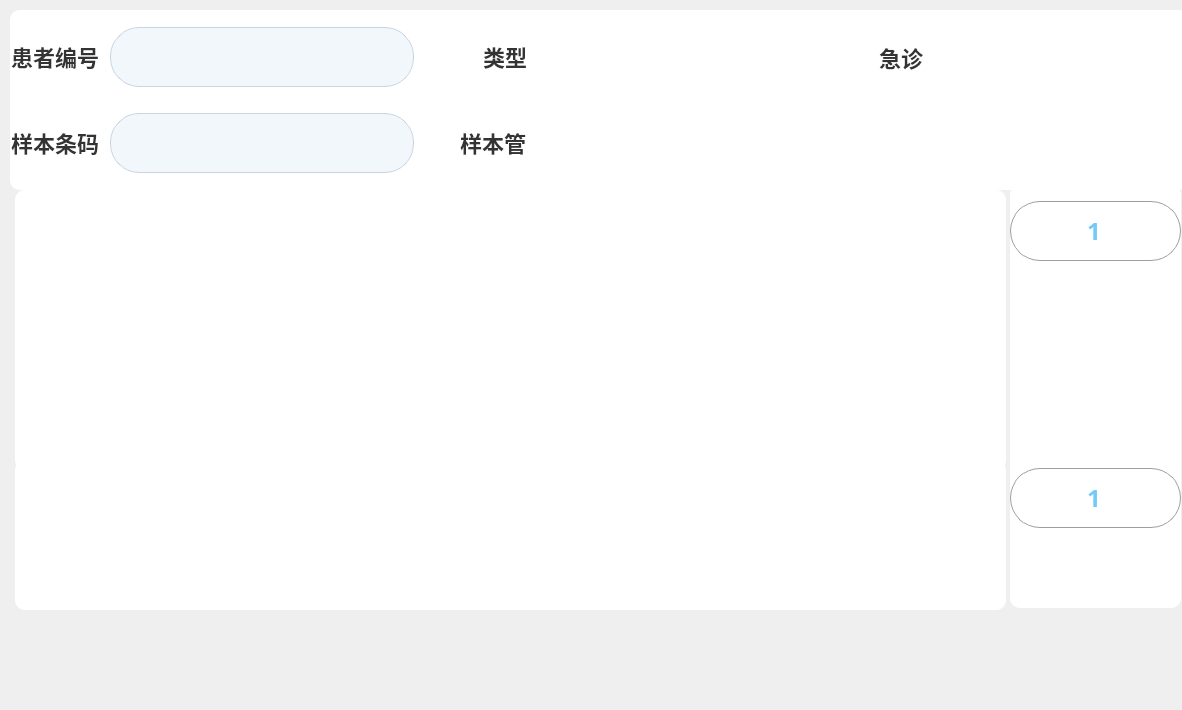
<?xml version="1.0" encoding="UTF-8"?>
<ui version="4.0">
 <class>SampleApplyMain</class>
 <widget class="QWidget" name="SampleApplyMain">
  <property name="geometry">
   <rect>
    <x>0</x>
    <y>0</y>
    <width>1182</width>
    <height>710</height>
   </rect>
  </property>
  <property name="sizePolicy">
   <sizepolicy hsizetype="Fixed" vsizetype="Preferred">
    <horstretch>0</horstretch>
    <verstretch>0</verstretch>
   </sizepolicy>
  </property>
  <property name="minimumSize">
   <size>
    <width>1182</width>
    <height>0</height>
   </size>
  </property>
  <property name="maximumSize">
   <size>
    <width>1182</width>
    <height>16777215</height>
   </size>
  </property>
  <property name="windowTitle">
   <string>Form</string>
  </property>
  <widget class="QWidget" name="widget_up" native="true">
   <property name="geometry">
    <rect>
     <x>10</x>
     <y>10</y>
     <width>1180</width>
     <height>180</height>
    </rect>
   </property>
   <property name="sizePolicy">
    <sizepolicy hsizetype="Fixed" vsizetype="Fixed">
     <horstretch>0</horstretch>
     <verstretch>0</verstretch>
    </sizepolicy>
   </property>
   <property name="minimumSize">
    <size>
     <width>1180</width>
     <height>150</height>
    </size>
   </property>
   <property name="maximumSize">
    <size>
     <width>1180</width>
     <height>180</height>
    </size>
   </property>
   <property name="styleSheet">
    <string notr="true">background: #FFFFFF;
border-radius: 10px;</string>
   </property>
   <layout class="QGridLayout" name="gridLayout">
    <item row="0" column="0">
     <layout class="QVBoxLayout" name="verticalLayout_2">
      <item>
       <layout class="QHBoxLayout" name="horizontalLayout">
        <item>
         <spacer name="horizontalSpacer_6">
          <property name="orientation">
           <enum>Qt::Horizontal</enum>
          </property>
          <property name="sizeType">
           <enum>QSizePolicy::Fixed</enum>
          </property>
          <property name="sizeHint" stdset="0">
           <size>
            <width>1</width>
            <height>20</height>
           </size>
          </property>
         </spacer>
        </item>
        <item>
         <widget class="QLabel" name="lab_num">
          <property name="sizePolicy">
           <sizepolicy hsizetype="Fixed" vsizetype="Fixed">
            <horstretch>0</horstretch>
            <verstretch>0</verstretch>
           </sizepolicy>
          </property>
          <property name="styleSheet">
           <string notr="true">width: 43px;
height: 22px;
font-family: PingFang SC;
font-weight: 500;
font-size: 22px;
color: #333333;
line-height: 35px;</string>
          </property>
          <property name="text">
           <string>患者编号</string>
          </property>
         </widget>
        </item>
        <item>
         <spacer name="horizontalSpacer_9">
          <property name="orientation">
           <enum>Qt::Horizontal</enum>
          </property>
          <property name="sizeType">
           <enum>QSizePolicy::Fixed</enum>
          </property>
          <property name="sizeHint" stdset="0">
           <size>
            <width>5</width>
            <height>20</height>
           </size>
          </property>
         </spacer>
        </item>
        <item>
         <widget class="QLineEdit" name="edit_num">
          <property name="sizePolicy">
           <sizepolicy hsizetype="Fixed" vsizetype="Fixed">
            <horstretch>0</horstretch>
            <verstretch>0</verstretch>
           </sizepolicy>
          </property>
          <property name="styleSheet">
           <string notr="true">width: 302px;
height: 58px;
background: #F2F7FB;
border-radius: 29px;
border: 1px solid rgba(170,189,212,0.6);
font-family: PingFang SC;
font-weight: bold;
font-size: 24px;
color: #333333;
line-height: 35px;</string>
          </property>
         </widget>
        </item>
        <item>
         <spacer name="horizontalSpacer_3">
          <property name="orientation">
           <enum>Qt::Horizontal</enum>
          </property>
          <property name="sizeType">
           <enum>QSizePolicy::Fixed</enum>
          </property>
          <property name="sizeHint" stdset="0">
           <size>
            <width>63</width>
            <height>20</height>
           </size>
          </property>
         </spacer>
        </item>
        <item>
         <widget class="QLabel" name="lab_type">
          <property name="sizePolicy">
           <sizepolicy hsizetype="Fixed" vsizetype="Fixed">
            <horstretch>0</horstretch>
            <verstretch>0</verstretch>
           </sizepolicy>
          </property>
          <property name="styleSheet">
           <string notr="true">width: 42px;
height: 21px;
font-family: PingFang SC;
font-weight: 500;
font-size: 22px;
color: #333333;
line-height: 35px;</string>
          </property>
          <property name="text">
           <string>类型</string>
          </property>
         </widget>
        </item>
        <item>
         <widget class="QWidget" name="widget_type" native="true">
          <property name="sizePolicy">
           <sizepolicy hsizetype="Fixed" vsizetype="Fixed">
            <horstretch>0</horstretch>
            <verstretch>0</verstretch>
           </sizepolicy>
          </property>
          <property name="minimumSize">
           <size>
            <width>300</width>
            <height>80</height>
           </size>
          </property>
          <property name="maximumSize">
           <size>
            <width>300</width>
            <height>80</height>
           </size>
          </property>
         </widget>
        </item>
        <item>
         <spacer name="horizontalSpacer">
          <property name="orientation">
           <enum>Qt::Horizontal</enum>
          </property>
          <property name="sizeType">
           <enum>QSizePolicy::Fixed</enum>
          </property>
          <property name="sizeHint" stdset="0">
           <size>
            <width>40</width>
            <height>20</height>
           </size>
          </property>
         </spacer>
        </item>
        <item>
         <widget class="QLabel" name="label">
          <property name="sizePolicy">
           <sizepolicy hsizetype="Fixed" vsizetype="Fixed">
            <horstretch>0</horstretch>
            <verstretch>0</verstretch>
           </sizepolicy>
          </property>
          <property name="minimumSize">
           <size>
            <width>70</width>
            <height>0</height>
           </size>
          </property>
          <property name="maximumSize">
           <size>
            <width>16777215</width>
            <height>100</height>
           </size>
          </property>
          <property name="font">
           <font>
            <family>PingFang SC</family>
            <pointsize>-1</pointsize>
            <weight>62</weight>
            <bold>true</bold>
           </font>
          </property>
          <property name="styleSheet">
           <string notr="true">width: 43px;
height: 22px;
font-family: PingFang SC;
font-weight: 500;
font-size: 22px;
color: #333333;
line-height: 35px;</string>
          </property>
          <property name="text">
           <string>急诊</string>
          </property>
         </widget>
        </item>
        <item>
         <widget class="QPushButton" name="pushButton_emergency">
          <property name="sizePolicy">
           <sizepolicy hsizetype="Fixed" vsizetype="Fixed">
            <horstretch>0</horstretch>
            <verstretch>0</verstretch>
           </sizepolicy>
          </property>
          <property name="minimumSize">
           <size>
            <width>103</width>
            <height>50</height>
           </size>
          </property>
          <property name="maximumSize">
           <size>
            <width>103</width>
            <height>50</height>
           </size>
          </property>
          <property name="font">
           <font>
            <family>微软雅黑</family>
            <pointsize>14</pointsize>
           </font>
          </property>
          <property name="styleSheet">
           <string notr="true">background-image: url(:/beijing/emergency_none.png);</string>
          </property>
          <property name="text">
           <string/>
          </property>
         </widget>
        </item>
        <item>
         <spacer name="horizontalSpacer_4">
          <property name="orientation">
           <enum>Qt::Horizontal</enum>
          </property>
          <property name="sizeHint" stdset="0">
           <size>
            <width>40</width>
            <height>18</height>
           </size>
          </property>
         </spacer>
        </item>
       </layout>
      </item>
      <item>
       <layout class="QHBoxLayout" name="horizontalLayout_2">
        <item>
         <spacer name="horizontalSpacer_7">
          <property name="orientation">
           <enum>Qt::Horizontal</enum>
          </property>
          <property name="sizeType">
           <enum>QSizePolicy::Fixed</enum>
          </property>
          <property name="sizeHint" stdset="0">
           <size>
            <width>1</width>
            <height>20</height>
           </size>
          </property>
         </spacer>
        </item>
        <item>
         <widget class="QLabel" name="lab_barcode">
          <property name="sizePolicy">
           <sizepolicy hsizetype="Fixed" vsizetype="Fixed">
            <horstretch>0</horstretch>
            <verstretch>0</verstretch>
           </sizepolicy>
          </property>
          <property name="minimumSize">
           <size>
            <width>0</width>
            <height>0</height>
           </size>
          </property>
          <property name="styleSheet">
           <string notr="true">width: 42px;
height: 22px;
font-family: PingFang SC;
font-weight: 500;
font-size: 22px;
color: #333333;
line-height: 35px;</string>
          </property>
          <property name="text">
           <string>样本条码</string>
          </property>
         </widget>
        </item>
        <item>
         <spacer name="horizontalSpacer_10">
          <property name="orientation">
           <enum>Qt::Horizontal</enum>
          </property>
          <property name="sizeType">
           <enum>QSizePolicy::Fixed</enum>
          </property>
          <property name="sizeHint" stdset="0">
           <size>
            <width>5</width>
            <height>20</height>
           </size>
          </property>
         </spacer>
        </item>
        <item>
         <widget class="QLineEdit" name="edit_barcode">
          <property name="sizePolicy">
           <sizepolicy hsizetype="Fixed" vsizetype="Fixed">
            <horstretch>0</horstretch>
            <verstretch>0</verstretch>
           </sizepolicy>
          </property>
          <property name="styleSheet">
           <string notr="true">width: 302px;
height: 58px;
background: #F2F7FB;
border-radius: 29px;
border: 1px solid rgba(170,189,212,0.6);
font-family: PingFang SC;
font-weight: bold;
font-size: 24px;
color: #333333;
line-height: 35px;</string>
          </property>
         </widget>
        </item>
        <item>
         <spacer name="horizontalSpacer_2">
          <property name="orientation">
           <enum>Qt::Horizontal</enum>
          </property>
          <property name="sizeType">
           <enum>QSizePolicy::Fixed</enum>
          </property>
          <property name="sizeHint" stdset="0">
           <size>
            <width>40</width>
            <height>20</height>
           </size>
          </property>
         </spacer>
        </item>
        <item>
         <widget class="QLabel" name="lab_type_2">
          <property name="sizePolicy">
           <sizepolicy hsizetype="Fixed" vsizetype="Fixed">
            <horstretch>0</horstretch>
            <verstretch>0</verstretch>
           </sizepolicy>
          </property>
          <property name="styleSheet">
           <string notr="true">width: 65px;
height: 22px;
font-family: PingFang SC;
font-weight: 500;
font-size: 22px;
color: #333333;
line-height: 35px;</string>
          </property>
          <property name="text">
           <string>样本管</string>
          </property>
         </widget>
        </item>
        <item>
         <widget class="QWidget" name="widget_type_2" native="true">
          <property name="sizePolicy">
           <sizepolicy hsizetype="Fixed" vsizetype="Fixed">
            <horstretch>0</horstretch>
            <verstretch>0</verstretch>
           </sizepolicy>
          </property>
          <property name="minimumSize">
           <size>
            <width>300</width>
            <height>80</height>
           </size>
          </property>
          <property name="maximumSize">
           <size>
            <width>300</width>
            <height>80</height>
           </size>
          </property>
         </widget>
        </item>
        <item>
         <spacer name="horizontalSpacer_5">
          <property name="orientation">
           <enum>Qt::Horizontal</enum>
          </property>
          <property name="sizeType">
           <enum>QSizePolicy::Expanding</enum>
          </property>
          <property name="sizeHint" stdset="0">
           <size>
            <width>353</width>
            <height>20</height>
           </size>
          </property>
         </spacer>
        </item>
       </layout>
      </item>
     </layout>
    </item>
   </layout>
  </widget>
  <widget class="QWidget" name="widget_switc_page_up" native="true">
   <property name="geometry">
    <rect>
     <x>1010</x>
     <y>185</y>
     <width>171</width>
     <height>300</height>
    </rect>
   </property>
   <property name="sizePolicy">
    <sizepolicy hsizetype="Fixed" vsizetype="Fixed">
     <horstretch>0</horstretch>
     <verstretch>0</verstretch>
    </sizepolicy>
   </property>
   <property name="minimumSize">
    <size>
     <width>171</width>
     <height>300</height>
    </size>
   </property>
   <property name="maximumSize">
    <size>
     <width>171</width>
     <height>300</height>
    </size>
   </property>
   <property name="styleSheet">
    <string notr="true">QWidget#widget_switc_page_up{
background: #FFFFFF;
border-radius: 10px;
}</string>
   </property>
   <widget class="QPushButton" name="btn_left">
    <property name="geometry">
     <rect>
      <x>0</x>
      <y>16</y>
      <width>61</width>
      <height>60</height>
     </rect>
    </property>
    <property name="sizePolicy">
     <sizepolicy hsizetype="Fixed" vsizetype="Fixed">
      <horstretch>61</horstretch>
      <verstretch>51</verstretch>
     </sizepolicy>
    </property>
    <property name="minimumSize">
     <size>
      <width>61</width>
      <height>60</height>
     </size>
    </property>
    <property name="maximumSize">
     <size>
      <width>61</width>
      <height>60</height>
     </size>
    </property>
    <property name="font">
     <font>
      <family>微软雅黑</family>
      <pointsize>14</pointsize>
     </font>
    </property>
    <property name="styleSheet">
     <string notr="true">background-color: #FFFFFF;
image: url(:/beijing/switch_left.png);
border-top-left-radius: 30px;
border-bottom-left-radius: 30px;
border-top-right-radius: 0px; 
border-bottom-right-radius: 0px;
border-left:1px solid rgb(155,159,160);
border-top:1px solid rgb(155,159,160);
border-bottom:1px solid rgb(155,159,160);
</string>
    </property>
    <property name="text">
     <string/>
    </property>
   </widget>
   <widget class="QLineEdit" name="edit_msg">
    <property name="geometry">
     <rect>
      <x>60</x>
      <y>16</y>
      <width>50</width>
      <height>60</height>
     </rect>
    </property>
    <property name="sizePolicy">
     <sizepolicy hsizetype="Fixed" vsizetype="Fixed">
      <horstretch>0</horstretch>
      <verstretch>0</verstretch>
     </sizepolicy>
    </property>
    <property name="minimumSize">
     <size>
      <width>50</width>
      <height>60</height>
     </size>
    </property>
    <property name="maximumSize">
     <size>
      <width>50</width>
      <height>60</height>
     </size>
    </property>
    <property name="styleSheet">
     <string notr="true">width: 402px;
height: 58px;
background-color: #FFFFFF;
border: 1px solid rgb(155,159,160);

border-left: none; 
border-right: none;         
border-top: 1px solid rgb(155,159,160); 
border-bottom: 1px solid rgb(155,159,160);

font-family: PingFang SC;
font-weight: bold;
font-size: 24px;
color: #74caf6;
line-height: 35px;
</string>
    </property>
    <property name="text">
     <string>1</string>
    </property>
    <property name="alignment">
     <set>Qt::AlignCenter</set>
    </property>
   </widget>
   <widget class="QPushButton" name="btn_right">
    <property name="geometry">
     <rect>
      <x>110</x>
      <y>16</y>
      <width>61</width>
      <height>60</height>
     </rect>
    </property>
    <property name="sizePolicy">
     <sizepolicy hsizetype="Fixed" vsizetype="Fixed">
      <horstretch>61</horstretch>
      <verstretch>51</verstretch>
     </sizepolicy>
    </property>
    <property name="minimumSize">
     <size>
      <width>61</width>
      <height>60</height>
     </size>
    </property>
    <property name="maximumSize">
     <size>
      <width>61</width>
      <height>60</height>
     </size>
    </property>
    <property name="font">
     <font>
      <family>微软雅黑</family>
      <pointsize>14</pointsize>
     </font>
    </property>
    <property name="styleSheet">
     <string notr="true">background-color: #FFFFFF;
image: url(:/beijing/switch_right.png);
border-top-left-radius: 0px;
border-bottom-left-radius: 0px;
border-top-right-radius: 30px; 
border-bottom-right-radius: 30px;
border-right:1px solid rgb(155,159,160);
border-top:1px solid rgb(155,159,160);
border-bottom:1px solid rgb(155,159,160);
</string>
    </property>
    <property name="text">
     <string/>
    </property>
   </widget>
   <zorder>edit_msg</zorder>
   <zorder>btn_right</zorder>
   <zorder>btn_left</zorder>
  </widget>
  <widget class="QWidget" name="widget_down" native="true">
   <property name="geometry">
    <rect>
     <x>15</x>
     <y>190</y>
     <width>991</width>
     <height>280</height>
    </rect>
   </property>
   <property name="sizePolicy">
    <sizepolicy hsizetype="Fixed" vsizetype="Fixed">
     <horstretch>0</horstretch>
     <verstretch>0</verstretch>
    </sizepolicy>
   </property>
   <property name="minimumSize">
    <size>
     <width>991</width>
     <height>280</height>
    </size>
   </property>
   <property name="maximumSize">
    <size>
     <width>990</width>
     <height>280</height>
    </size>
   </property>
   <property name="sizeIncrement">
    <size>
     <width>0</width>
     <height>0</height>
    </size>
   </property>
   <property name="styleSheet">
    <string notr="true">background: #FFFFFF;
border-radius: 10px;</string>
   </property>
  </widget>
  <widget class="QWidget" name="widget_switc_page_down" native="true">
   <property name="geometry">
    <rect>
     <x>1010</x>
     <y>458</y>
     <width>171</width>
     <height>150</height>
    </rect>
   </property>
   <property name="sizePolicy">
    <sizepolicy hsizetype="Fixed" vsizetype="Fixed">
     <horstretch>0</horstretch>
     <verstretch>0</verstretch>
    </sizepolicy>
   </property>
   <property name="minimumSize">
    <size>
     <width>171</width>
     <height>150</height>
    </size>
   </property>
   <property name="maximumSize">
    <size>
     <width>171</width>
     <height>150</height>
    </size>
   </property>
   <property name="styleSheet">
    <string notr="true">QWidget#widget_switc_page_down{
background: #FFFFFF;
border-radius: 10px;
}</string>
   </property>
   <widget class="QLineEdit" name="edit_msg_down">
    <property name="geometry">
     <rect>
      <x>60</x>
      <y>10</y>
      <width>50</width>
      <height>60</height>
     </rect>
    </property>
    <property name="sizePolicy">
     <sizepolicy hsizetype="Fixed" vsizetype="Fixed">
      <horstretch>0</horstretch>
      <verstretch>0</verstretch>
     </sizepolicy>
    </property>
    <property name="minimumSize">
     <size>
      <width>50</width>
      <height>60</height>
     </size>
    </property>
    <property name="maximumSize">
     <size>
      <width>50</width>
      <height>60</height>
     </size>
    </property>
    <property name="styleSheet">
     <string notr="true">width: 402px;
height: 58px;
background-color: #FFFFFF;
border: 1px solid rgb(155,159,160);

border-left: none; 
border-right: none;         
border-top: 1px solid rgb(155,159,160); 
border-bottom: 1px solid rgb(155,159,160);

font-family: PingFang SC;
font-weight: bold;
font-size: 24px;
color: #74caf6;
line-height: 35px;
</string>
    </property>
    <property name="text">
     <string>1</string>
    </property>
    <property name="alignment">
     <set>Qt::AlignCenter</set>
    </property>
   </widget>
   <widget class="QPushButton" name="btn_right_down">
    <property name="geometry">
     <rect>
      <x>110</x>
      <y>10</y>
      <width>61</width>
      <height>60</height>
     </rect>
    </property>
    <property name="sizePolicy">
     <sizepolicy hsizetype="Fixed" vsizetype="Fixed">
      <horstretch>61</horstretch>
      <verstretch>51</verstretch>
     </sizepolicy>
    </property>
    <property name="minimumSize">
     <size>
      <width>61</width>
      <height>60</height>
     </size>
    </property>
    <property name="maximumSize">
     <size>
      <width>61</width>
      <height>60</height>
     </size>
    </property>
    <property name="font">
     <font>
      <family>微软雅黑</family>
      <pointsize>14</pointsize>
     </font>
    </property>
    <property name="styleSheet">
     <string notr="true">background-color: #FFFFFF;
image: url(:/beijing/switch_right.png);
border-top-left-radius: 0px;
border-bottom-left-radius: 0px;
border-top-right-radius: 30px; 
border-bottom-right-radius: 30px;
border-right:1px solid rgb(155,159,160);
border-top:1px solid rgb(155,159,160);
border-bottom:1px solid rgb(155,159,160);
</string>
    </property>
    <property name="text">
     <string/>
    </property>
   </widget>
   <widget class="QPushButton" name="btn_left_down">
    <property name="geometry">
     <rect>
      <x>0</x>
      <y>10</y>
      <width>61</width>
      <height>60</height>
     </rect>
    </property>
    <property name="sizePolicy">
     <sizepolicy hsizetype="Fixed" vsizetype="Fixed">
      <horstretch>61</horstretch>
      <verstretch>51</verstretch>
     </sizepolicy>
    </property>
    <property name="minimumSize">
     <size>
      <width>61</width>
      <height>60</height>
     </size>
    </property>
    <property name="maximumSize">
     <size>
      <width>61</width>
      <height>60</height>
     </size>
    </property>
    <property name="font">
     <font>
      <family>微软雅黑</family>
      <pointsize>14</pointsize>
     </font>
    </property>
    <property name="styleSheet">
     <string notr="true">background-color: #FFFFFF;
image: url(:/beijing/switch_left.png);
border-top-left-radius: 30px;
border-bottom-left-radius: 30px;
border-top-right-radius: 0px; 
border-bottom-right-radius: 0px;
border-left:1px solid rgb(155,159,160);
border-top:1px solid rgb(155,159,160);
border-bottom:1px solid rgb(155,159,160);
</string>
    </property>
    <property name="text">
     <string/>
    </property>
   </widget>
  </widget>
  <widget class="QWidget" name="widget_down_2" native="true">
   <property name="geometry">
    <rect>
     <x>15</x>
     <y>460</y>
     <width>991</width>
     <height>150</height>
    </rect>
   </property>
   <property name="sizePolicy">
    <sizepolicy hsizetype="Fixed" vsizetype="Fixed">
     <horstretch>0</horstretch>
     <verstretch>0</verstretch>
    </sizepolicy>
   </property>
   <property name="minimumSize">
    <size>
     <width>991</width>
     <height>150</height>
    </size>
   </property>
   <property name="maximumSize">
    <size>
     <width>991</width>
     <height>150</height>
    </size>
   </property>
   <property name="styleSheet">
    <string notr="true">background: #FFFFFF;
border-radius: 10px;</string>
   </property>
   <layout class="QVBoxLayout" name="verticalLayout"/>
  </widget>
 </widget>
 <resources/>
 <connections/>
</ui>
